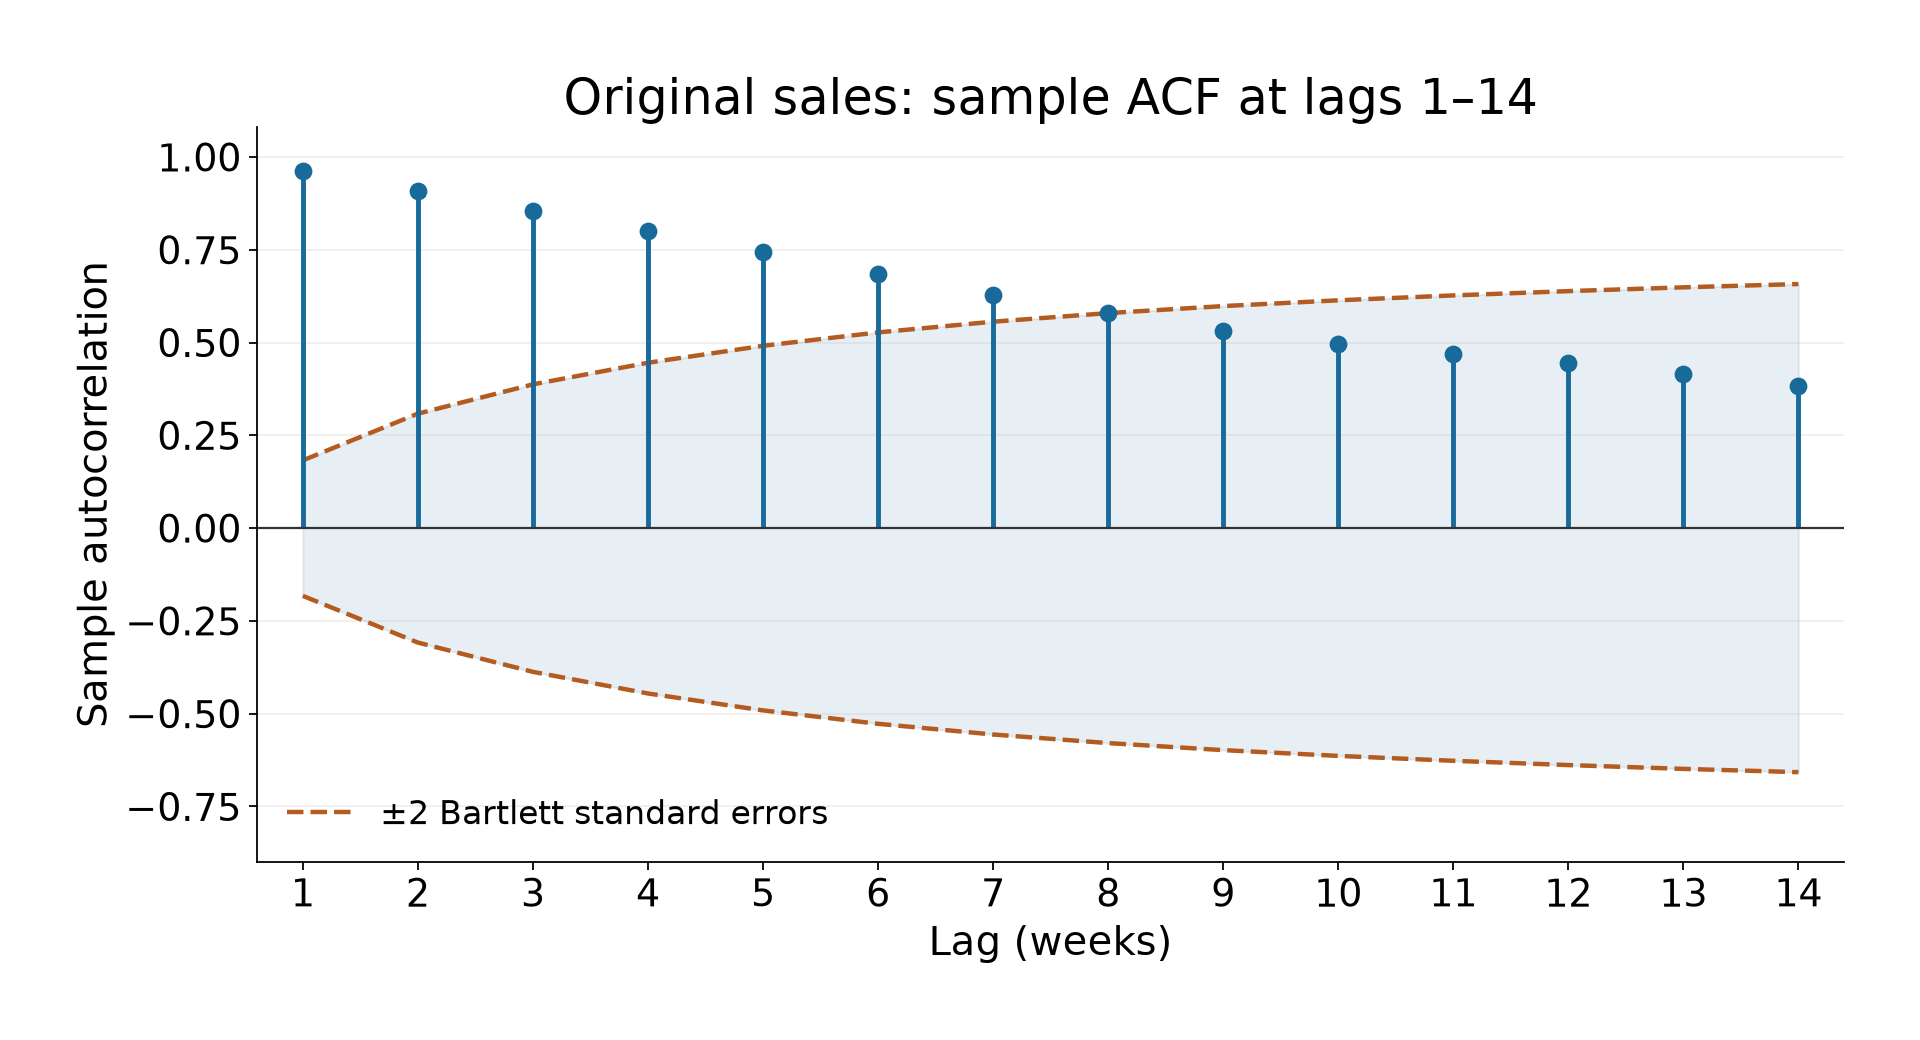

This figure's Python source:
import json
from pathlib import Path
import matplotlib
matplotlib.use('Agg')
import matplotlib.pyplot as plt
import numpy as np

base = Path(__file__).resolve().parent
a = np.genfromtxt(base / 'paper_towels.csv', delimiter=',', names=True)
y = a['sales_above_100000_in_10000_rolls']
n = len(y)
c = y-y.mean()
r = np.array([1.] + [float(c[k:] @ c[:-k] / (c @ c)) for k in range(1,15)])
lags = np.arange(1,15)
se = np.array([np.sqrt((1+2*np.sum(r[1:k]**2))/n) for k in lags])
limits = 2*se
rows = [{'lag':int(k),'acf':float(r[k]),'bartlett_se':float(s),'lower_limit':float(-b),'upper_limit':float(b),'outside_limits':bool(abs(r[k])>b)} for k,s,b in zip(lags,se,limits)]
result = {'series':'Original sales','n':n,'formula':'SE(r_k) = sqrt((1 + 2 * sum(r_j^2 for j=1,...,k-1)) / n)', 'multiplier':2,'rows':rows,'interpretation':'Approximate pointwise zero-correlation reference limits; stationarity assumption is questionable for original sales.'}
(base / 'turn07_bartlett_acf_results.json').write_text(json.dumps(result,indent=2)+'\n')
plt.rcParams.update({'font.size':17,'axes.titlesize':22,'axes.labelsize':18})
fig,ax = plt.subplots(figsize=(12,6.5))
ax.fill_between(lags,-limits,limits,color='#176a9a',alpha=.10)
ax.plot(lags,limits,'--',color='#b45c20',lw=2,label='±2 Bartlett standard errors')
ax.plot(lags,-limits,'--',color='#b45c20',lw=2)
marker,stems,baseline=ax.stem(lags,r[1:],basefmt=' ')
plt.setp(marker,color='#176a9a',markersize=7)
plt.setp(stems,color='#176a9a',linewidth=2.2)
ax.axhline(0,color='#333333',lw=1)
ax.set(title='Original sales: sample ACF at lags 1–14',xlabel='Lag (weeks)',ylabel='Sample autocorrelation',xlim=(.6,14.4),ylim=(-.9,1.08))
ax.set_xticks(lags)
ax.legend(loc='lower left',frameon=False,fontsize=15)
ax.grid(axis='y',alpha=.2)
ax.spines[['top','right']].set_visible(False)
fig.tight_layout(pad=2)
fig.savefig(base / 'turn07_bartlett_acf.png',dpi=160)
plt.close(fig)
print(json.dumps(result,indent=2))
